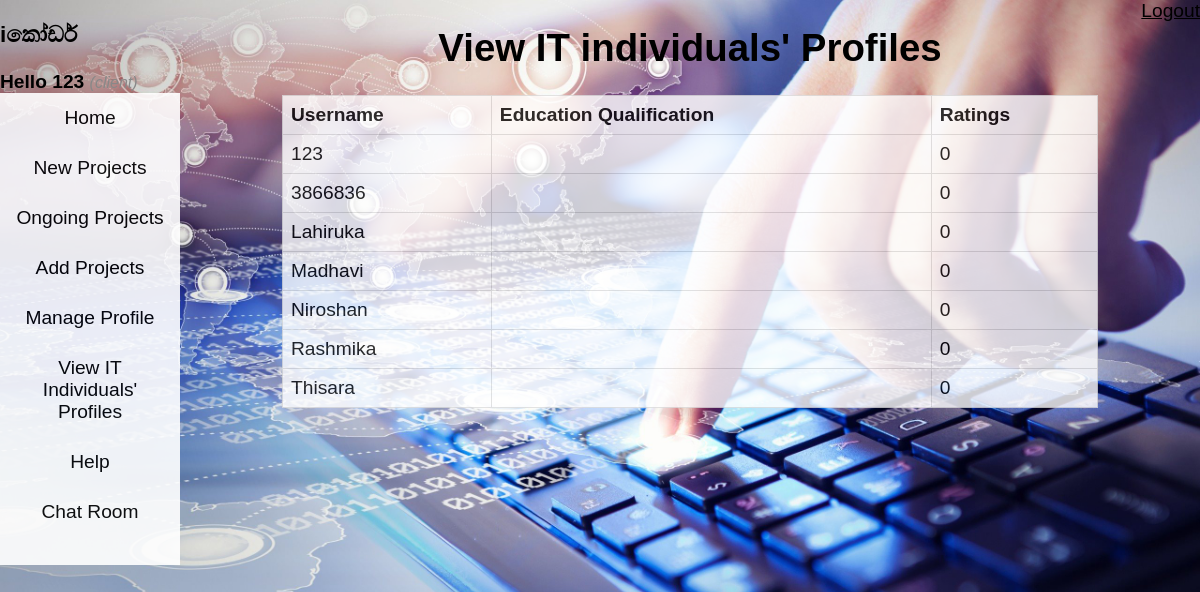
/client/view.php (signed in), run on the app's committed database.
### tables this page shows
CREATE TABLE `client` (
  `username` varchar(100) NOT NULL,
  `email` varchar(100) NOT NULL,
  `password` varchar(100) NOT NULL,
  `gender` char(1) DEFAULT NULL,
  `tel` int(10) DEFAULT NULL,
  `edu_quali` varchar(10000) NOT NULL,
  `rating` int(11) NOT NULL
);

### client/view.php (the view, shortened to what this page needs)
<?php include ('functions.php');
?>
<!DOCTYPE html>
<html>
	<head>
		<link rel="stylesheet" type="text/css" href="../css/client.css">
	<head>
	<body>
	<div class="split left">
		<h3>iකෝඩර්</h3>
		<strong><?php echo "Hello "; echo$_SESSION['username']; ?></strong>
		<small><i  style="color: #888;">(<?php echo $_SESSION['user_type']; ?>)</i></small>
		<br>
		<ul>
			<li><a href="home.php">Home</a></li>
			<li><a href="new.php">New Projects</a></li>
			<li><a href="ongoing.php">Ongoing Projects</a></li>
			<li><a href="add.php">Add Projects</a></li>
			<li><a href="manage.php">Manage Profile</a></li>
			<li><a href="view.php">View IT Individuals' Profiles</a></li>
			<li><a href="help.php">Help</a></li>
			<li><a href="chat.php">Chat Room<a></li>
		</ul>
	</div>
	<div class="split right">
		<a href="../index.php?logout='1'" style="color: black; float: right;">Logout</a>
		<center>
		<h1> View IT individuals' Profiles</h1>
		</center>
		<table>
			<thead>
				<tr>
					<th>Username</th>
					<th>Education Qualification</th>
					<th>Ratings</th>
				</tr>
			</thead>
			<tbody>
				<?php
    				$query = "SELECT * FROM client";
    				$results = $conn->query($query);
    				if ($results->num_rows > 0) {
						while ($row = $results->fetch_assoc()) { ?>
							<tr>
							    <td><?php echo $row['username']; ?></td>
							    <td><?php echo $row['edu_quali']; ?></td>
							    <td><?php echo $row['rating']; ?></td>
							</tr>
					<?php  }
					}else{
						echo "0 results";
					}
			    	?>
			</tbody>
		</table>
	</div>
	</body>
	</html>

### css/client.css (style rules this page uses)
body { font-size: 120%; font-family: sans-serif; background-image: url("../images/index.jpg"); background-repeat: no-repeat; background-size: cover; }
.split { position: fixed; z-index: 1; top: 0; overflow-x: hidden; }
.left { left: 0; width: 15%; height: 90%; }
.right { right: 0; width: 85%; height: 90%; }
ul { list-style-type: none; margin: 0; padding: 0; overflow: hidden; background-color: white; opacity: 0.9; }
li { float: center; }
li a { display: block; color: black; text-align: center; padding: 14px 16px; text-decoration: none; }
table { border-collapse: collapse; width: 80%; margin: 0 auto; background-color: white; opacity: 80%; }
td, th { border: 1px solid #dddddd; text-align: left; padding: 8px; }

### data on the page
client: username "123", rating "0"
client: username "3866836", rating "0"
client: username "Lahiruka", rating "0"
client: username "Madhavi", rating "0"
client: username "Niroshan", rating "0"
client: username "Rashmika", rating "0"
client: username "Thisara", rating "0"

### other printed values
$_SESSION['username'] "123"
$_SESSION['user_type'] "client"
